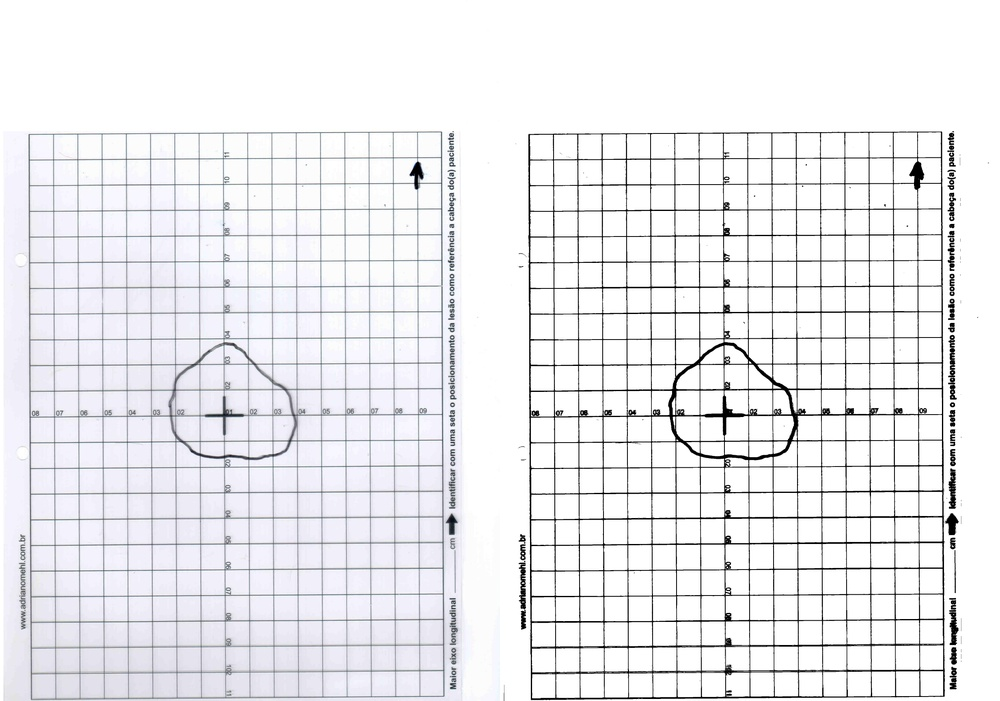
%> input picture final/legado/comparacao/1_c1_nn.jpg, 1000 x 701 px, shrunk from 4928 x 3456 before the run
$ octave remove_grid.m   (GNU Octave 9; MATLAB toolbox functions it lacks are replaced by stand-ins)
%> lines starting %> are read from the running program, lines starting %| are printed output that depends on the picture; in (x1, y1, x2, y2) boxes, pixels count from 0 and x2, y2 are one past the last pixel; in counts of white or black regions, pixels touching at a corner belong together; the program's own positions count from 1
clc; clear; close all;

img  = imread(fullfile("imagens", "1_c1_nn.jpg"));
%> img is the input picture: size 701x1000x3 uint8; mean R, G, B 236.1, 236, 238.9
gray = rgb2gray(img);
ink  = ~imbinarize(gray, 'adaptive', 'ForegroundPolarity', 'dark');  % traco = true
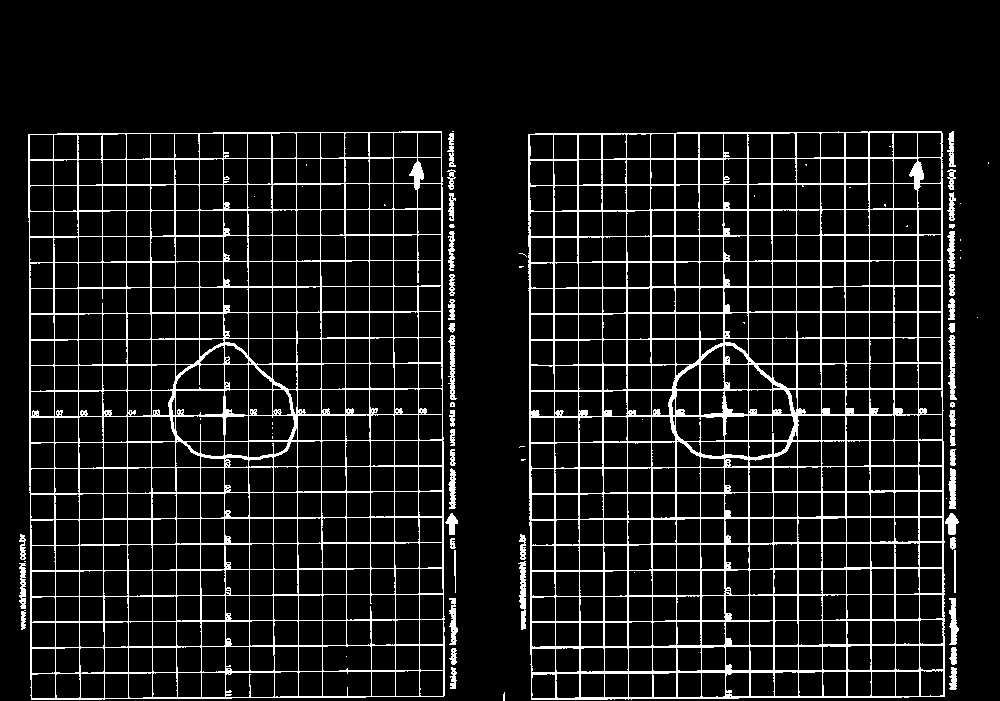
%> ink: size 701x1000 logical; 9.9% white in thin lines or dots, all inside (x1, y1, x2, y2) = (19, 131, 989, 701)
[h,w] = size(ink);
%> h = 701; w = 1000

% deskew: angulo que mais "alinha" as linhas da grade
ang = -5:0.25:5; score = zeros(size(ang));
for k = 1:numel(ang)
    r = imrotate(ink, ang(k), 'nearest', 'crop');
    score(k) = var(sum(r,1)) + var(sum(r,2)');
end
%> this loop made 41 passes
%> pass 1, `r = imrotate(ink, ang(k), 'nearest', 'crop');`:
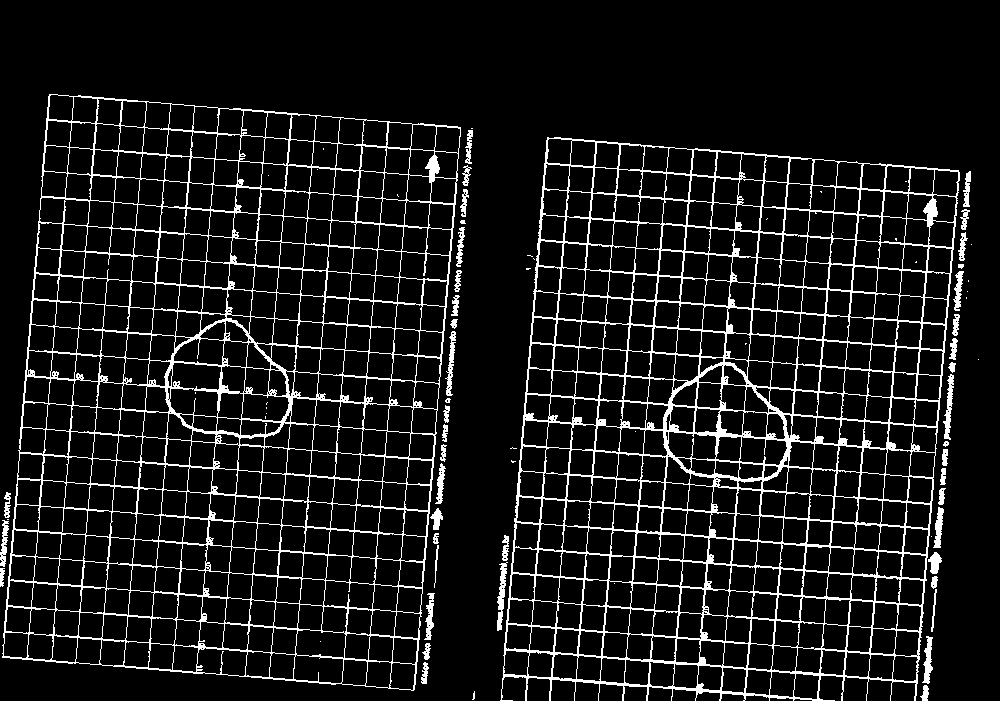
%> r: size 701x1000 logical; 9.6% white in thin lines or dots, all inside (x1, y1, x2, y2) = (0, 94, 979, 701)
%> pass 3, `r = imrotate(ink, ang(k), 'nearest', 'crop');`:
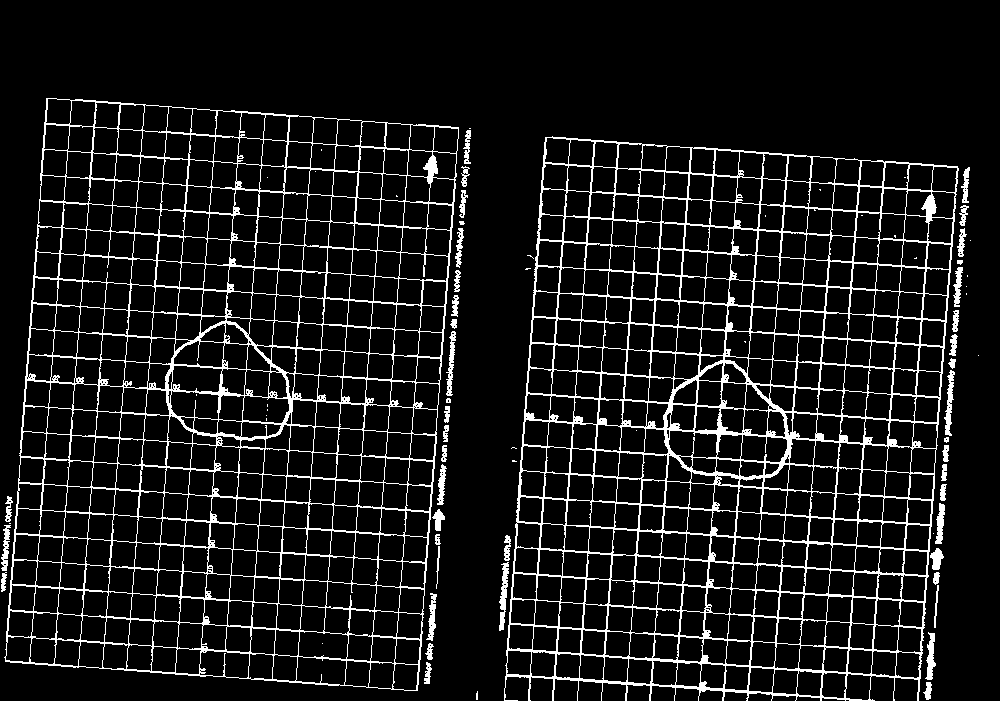
%> r: size 701x1000 logical; 9.6% white in thin lines or dots, all inside (x1, y1, x2, y2) = (1, 98, 979, 701)
%> after the loop, score = 41 values, max 24679.3 at index 20, min 2678.9 at index 1, mean 5719.6
[~,kb] = max(score); a = ang(kb);
%> after `[~,kb] = max(score)`: kb = 20
%> after `a = ang(kb)`: a = -0.25

R = imrotate(ink, a, 'nearest', 'crop');
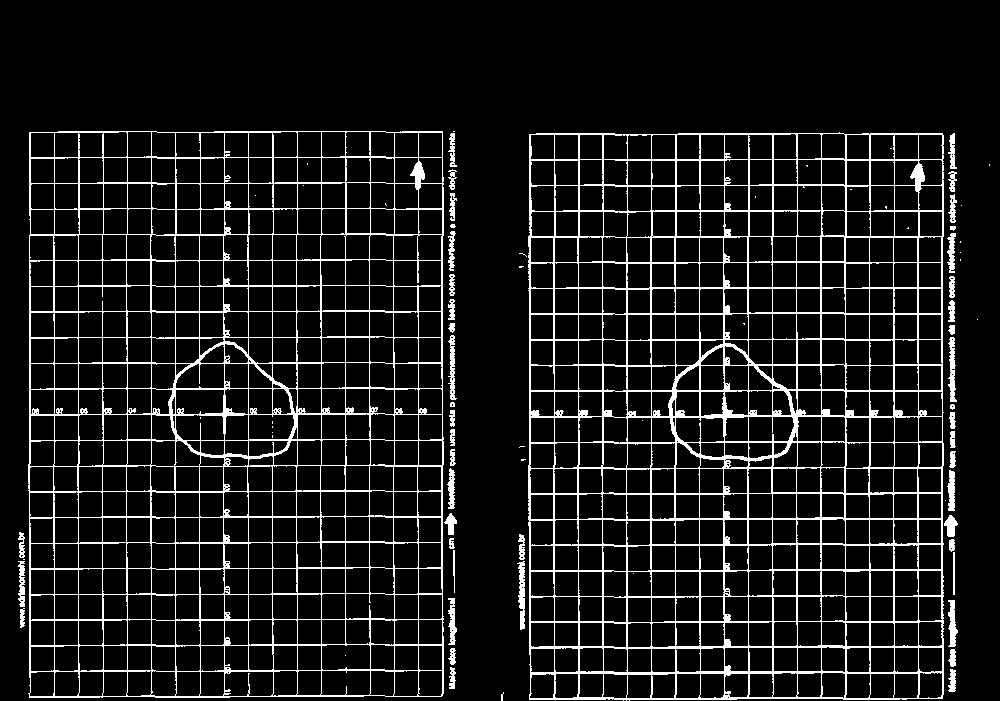
%> R: size 701x1000 logical; 9.9% white in thin lines or dots, all inside (x1, y1, x2, y2) = (18, 131, 990, 701)

% grade = linhas longas horizontais e verticais
Lx = round(0.20*w);  Ly = round(0.20*h);
%> after `Lx = round(0.20*w)`: Lx = 200
%> after `Ly = round(0.20*h)`: Ly = 140
gridM = imopen(R, strel('line', Ly, 90)) | imopen(R, strel('line', Lx, 0));
%> gridM: size 701x1000 logical; 4.2% white in thin lines or dots, all inside (x1, y1, x2, y2) = (29, 131, 944, 700)
gridM = imdilate(gridM, strel('square', 3));
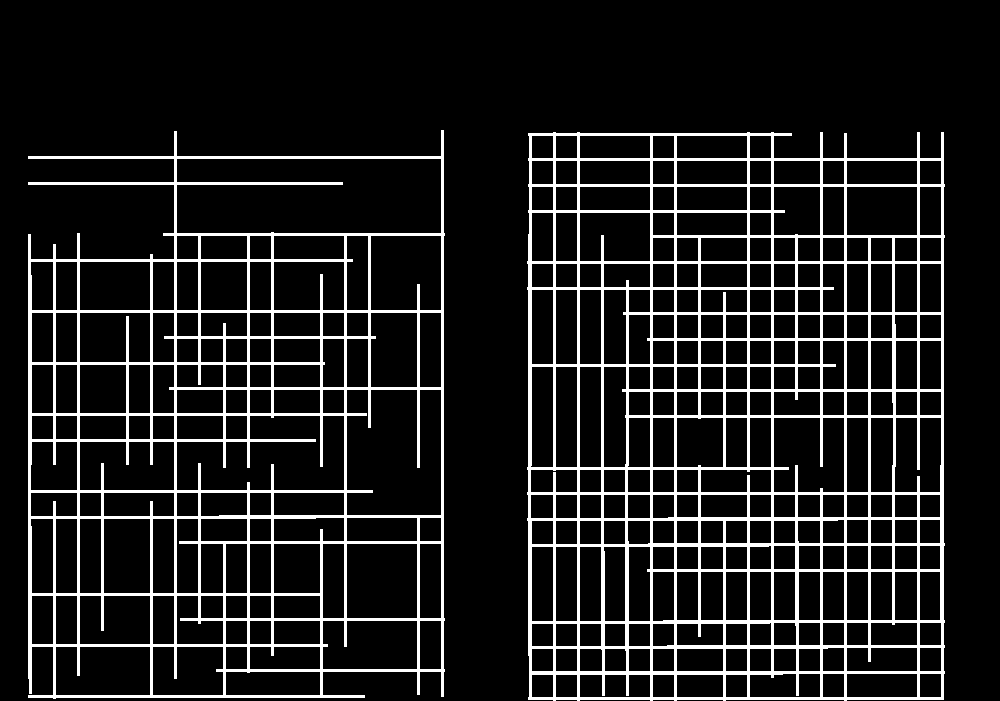
%> gridM: size 701x1000 logical; 11.7% white; 2 white regions, box (x1, y1, x2, y2) and area: (527, 132, 945, 701) 48299, (28, 130, 445, 699) 33719

clean = R & ~gridM;
clean = imclose(clean, strel('disk', 4));   % suaviza micro-cortes p/ visual
%> clean: size 701x1000 logical; 4% white; 305 white regions (63 under 20 px), largest, box (x1, y1, x2, y2) and area: (944, 133, 959, 595) 2496, (444, 131, 457, 593) 2254, (653, 332, 844, 488) 2026
clean = bwareaopen(clean, 400);             % tira tracejados/pontos
clean = imrotate(clean, -a, 'nearest', 'crop');
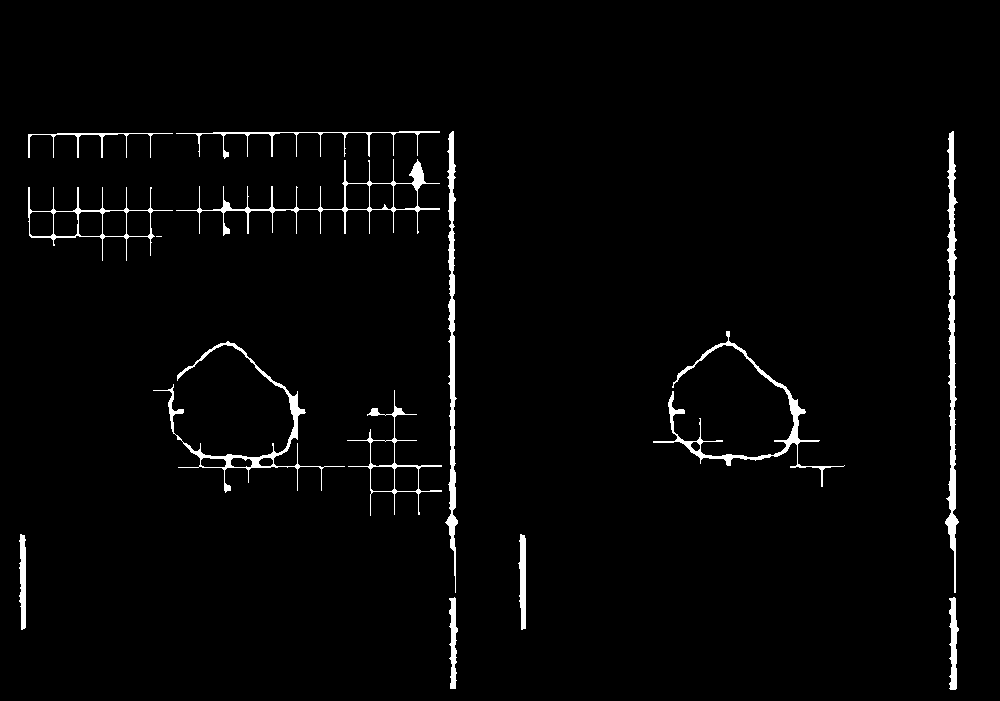
%> clean: size 701x1000 logical; 2.2% white; 14 white regions (1 under 20 px), largest, box (x1, y1, x2, y2) and area: (945, 131, 959, 593) 2496, (445, 131, 458, 593) 2254, (653, 331, 845, 487) 2026

% visual: traco PRETO em fundo BRANCO (como a comparacao original)
blk = @(b) repmat(uint8(~b)*255, 1, 1, 3);

% recorte central FULL-RES p/ avaliar honestamente (sem reduzir a imagem)
rr = round(h*0.28):round(h*0.64);
%> rr = 254 values from 196 to 449
cc = round(w*0.20):round(w*0.80);
%> cc = 601 values from 200 to 800
imwrite(cat(2, blk(ink(rr,cc)), blk(clean(rr,cc))), "remove_grid_crop.png");
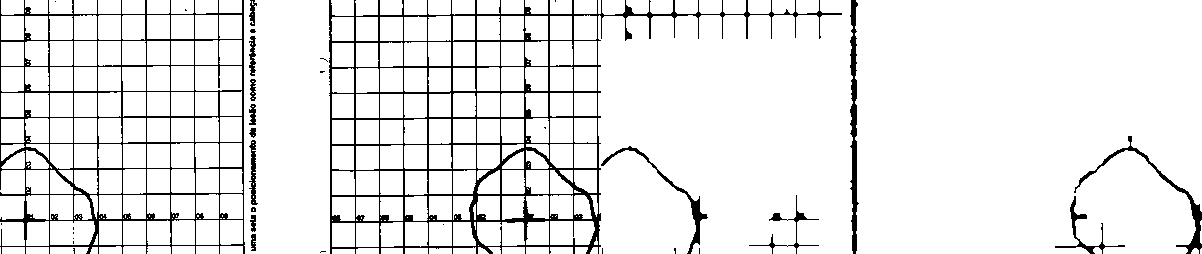
%> saved as remove_grid_crop.png: size 254x1202x3 uint8; 92% white; black in thin lines or dots
disp("ok");

$ run again, with final/legado/comparacao/10_c1_nn.jpg copied over final/legado/comparacao/1_c1_nn.jpg
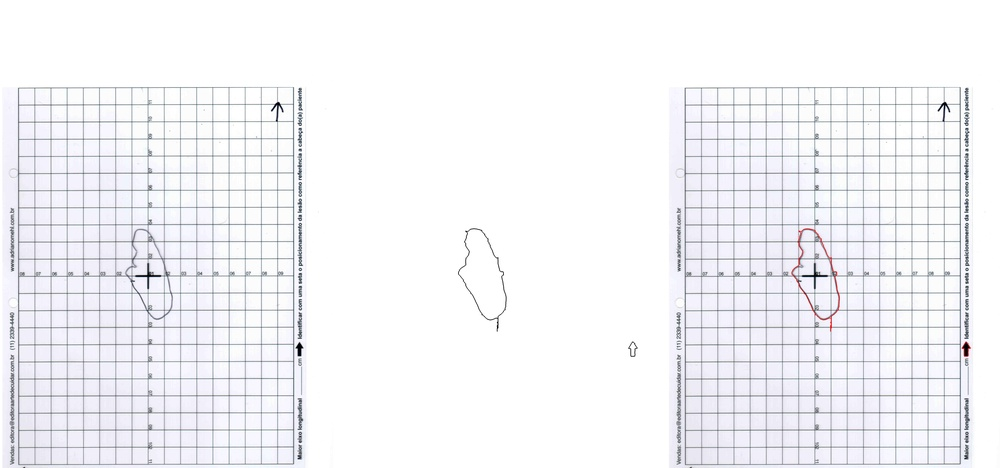
%> input picture final/legado/comparacao/10_c1_nn.jpg, 1000 x 468 px, shrunk from 7392 x 3456 before the run
%> img is the input picture: size 468x1000x3 uint8; mean R, G, B 243.2, 243.2, 246.4
%> `ink  = ~imbinarize(gray, 'adaptive', 'ForegroundPolarity', 'dark');`:
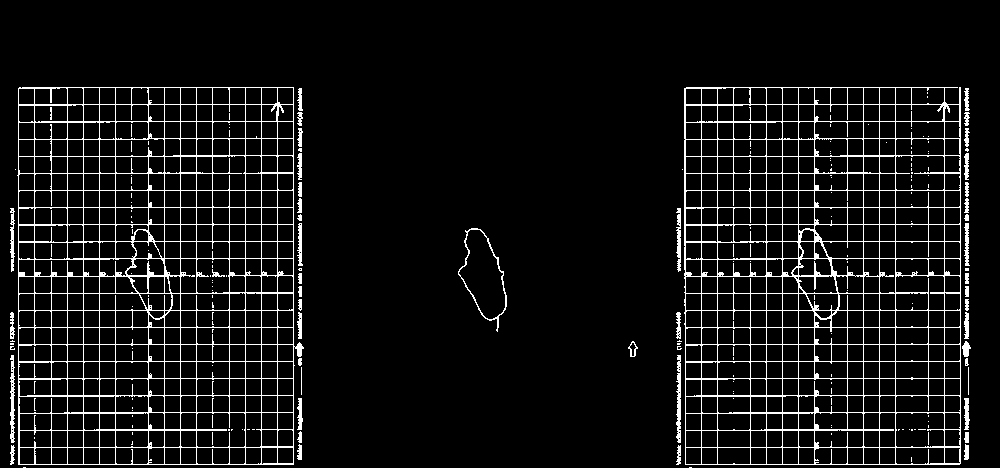
%> ink: size 468x1000 logical; 7.2% white in thin lines or dots, all inside (x1, y1, x2, y2) = (10, 87, 971, 468)
%> after the loop `for k = 1:numel(ang)`: score = 41 values, max 18026.5 at index 21, min 1583.8 at index 1, mean 3119.7
%> kb = 21
%> a = 0
%> `imwrite(cat(2, blk(ink(rr,cc)), blk(clean(rr,cc))), "remove_grid_crop...`:
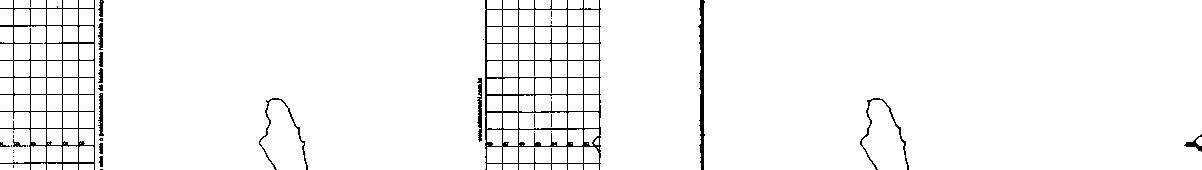
%> saved as remove_grid_crop.png: size 170x1202x3 uint8; 96.5% white; black in thin lines or dots
